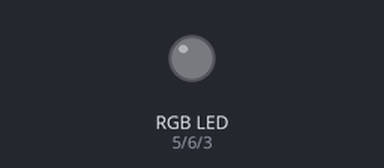
This sketch was run on a simulated Arduino Uno, built with avr-gcc and run on an emulated ATmega328P. Shown: an RGB LED mixed from three pins (HIGH = lit).

Above: at 0.05 s.
At 2.55 s:
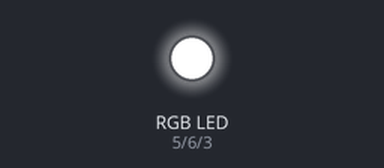
Timing chart, 0 to 5.9 s (numbered marks = the images above):
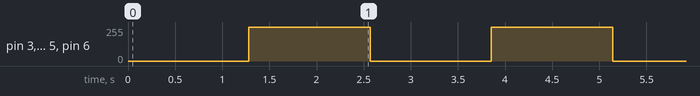

Measured:
- by itself, pin 3 (blue), pin 5 (red), pin 6 (green): alternates 255/255 for 1.3 s and 0/255 for 1.3 s

The sketch:

pulseWidthLED.ino
```cpp
/*
 * Pulsating LEDs with Pulse Width Modulation
 */

int green   = 6;            // Digital pin 11 - Green LED
int red     = 5;            // Digital pin 10 - Red LED
int blue    = 3;             // Digital pin 9  - Blue LED
int time    = 5;             // define delay element
int pulsewidth;              // define pulsewidth (0-255)

void setup() {
      // None required for analogWrite!
}

void loop() {
// slowly fade the LEDs to full brightness
  for (pulsewidth=0; pulsewidth <= 255; pulsewidth++){
    analogWrite(green, pulsewidth);
    analogWrite(red, pulsewidth);
    analogWrite(blue, pulsewidth);
    delay(time);
  }
// slowly dim the LEDs
  for (pulsewidth=255; pulsewidth >= 0; pulsewidth--){
    analogWrite(green, pulsewidth);
    analogWrite(red, pulsewidth);
    analogWrite(blue, pulsewidth);
    delay(time);
  }
}
```
